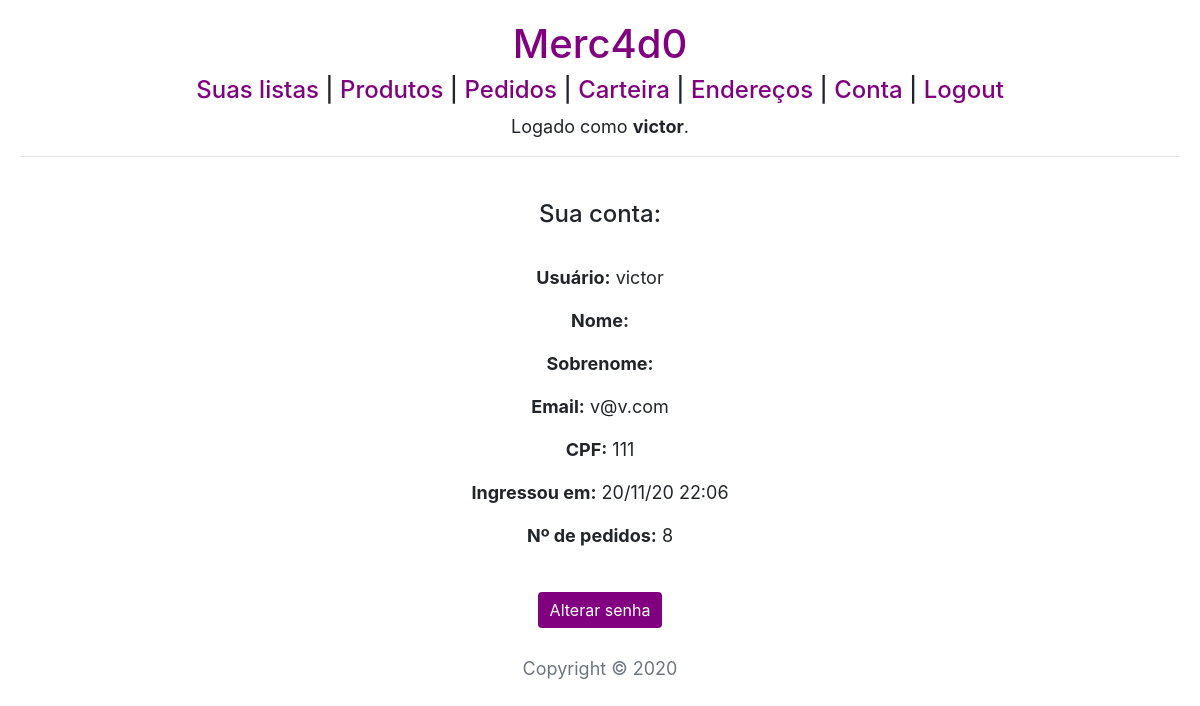
/conta (signed in), run on an earlier commit of the app's database.
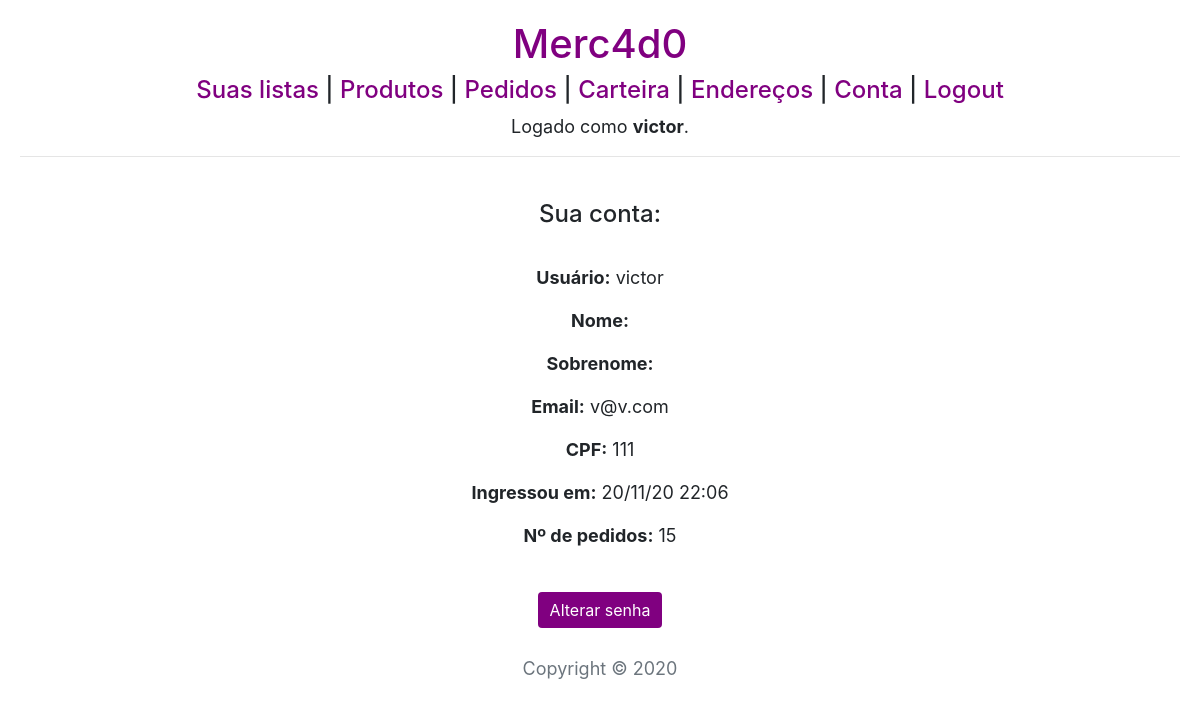
And on a later commit of the database.
### compras/models.py (models this page shows, shortened)
class Usuario(AbstractUser):
    cpf = models.CharField(max_length=11)

### compras/views.py (the view)
# urls.py: path("conta", views.conta, name="conta"),
@login_required(login_url='login')
def conta(request):
    return render(request, 'compras/conta.html')

### compras/templates/compras/conta.html
{% extends "compras/layout.html" %}
{% block body %}
<h4>Sua conta:</h4>
<br>
<p><b>Usuário:</b> {{ user.username }}</p>
<p><b>Nome:</b> {{ user.first_name }}</p>
<p><b>Sobrenome:</b> {{ user.last_name }}</p>
<p><b>Email:</b> {{ user.email }}</p>
<p><b>CPF:</b> {{ user.cpf }}</p>
<p><b>Ingressou em:</b> {{ user.date_joined|date:"d/m/y H:i" }}</p>
<p><b>Nº de pedidos:</b> {{ user.historicos.count }}</p>
<br>
<a href="{% url 'senha' %}">
    <button type="button" class="btn btn-primary">Alterar senha</button>
</a>
{% endblock %}

### compras/templates/compras/layout.html (shortened to what this page needs)
{% load static %}
<!DOCTYPE html>
<html lang="en">
<head>
    <link rel="stylesheet" href="https://cdn.jsdelivr.net/npm/bootstrap@4.5.3/dist/css/bootstrap.min.css">
    <link rel="stylesheet" href="{% static 'compras/styles.css' %}">
    <link rel="stylesheet" href="https://cdn.jsdelivr.net/npm/bootstrap-select@1.13.14/dist/css/bootstrap-select.min.css">
</head>
<body>
    <h1><a href="{% url 'index' %}">Merc4d0</a></h1>
    <h4>
    <nav>
        {% if not user.is_authenticated %}
            <a href="{% url 'login' %}">Login</a>
            <span>|</span>
            <a href="{% url 'registrar' %}">Registrar-se</a>
        {% else %}
            <a href="{% url 'index' %}">Suas listas</a>
            <span>|</span>
            <a href="{% url 'produtos' %}">Produtos</a>
            <span>|</span>
            <a href="{% url 'pedidos' %}">Pedidos</a>
            <span>|</span>
            <a href="{% url 'carteira' %}">Carteira</a>
            <span>|</span>
            <a href="{% url 'enderecos' %}">Endereços</a>
            <span>|</span>
            <a href="{% url 'conta' %}">Conta</a>
            <span>|</span>
            <a href="{% url 'logout' %}">Logout</a>
        {% endif %}
    </nav>
    </h4>
    {% if user.is_authenticated %}
        <p>Logado como <b>{{ user.username }}</b>.</p>
    {% else %}
        <p>Não logado.</p>
    {% endif %}
    <hr>
    <br>
    {% block body %}
    {% endblock %}
</body>
<br>
<br>
<footer class="text-center text-muted">
    Copyright &copy; 2020
</footer>
</html>

What changed in the data, as far as the page shows it:
changed Usuario "victor": historicos.count "8" → "15"
